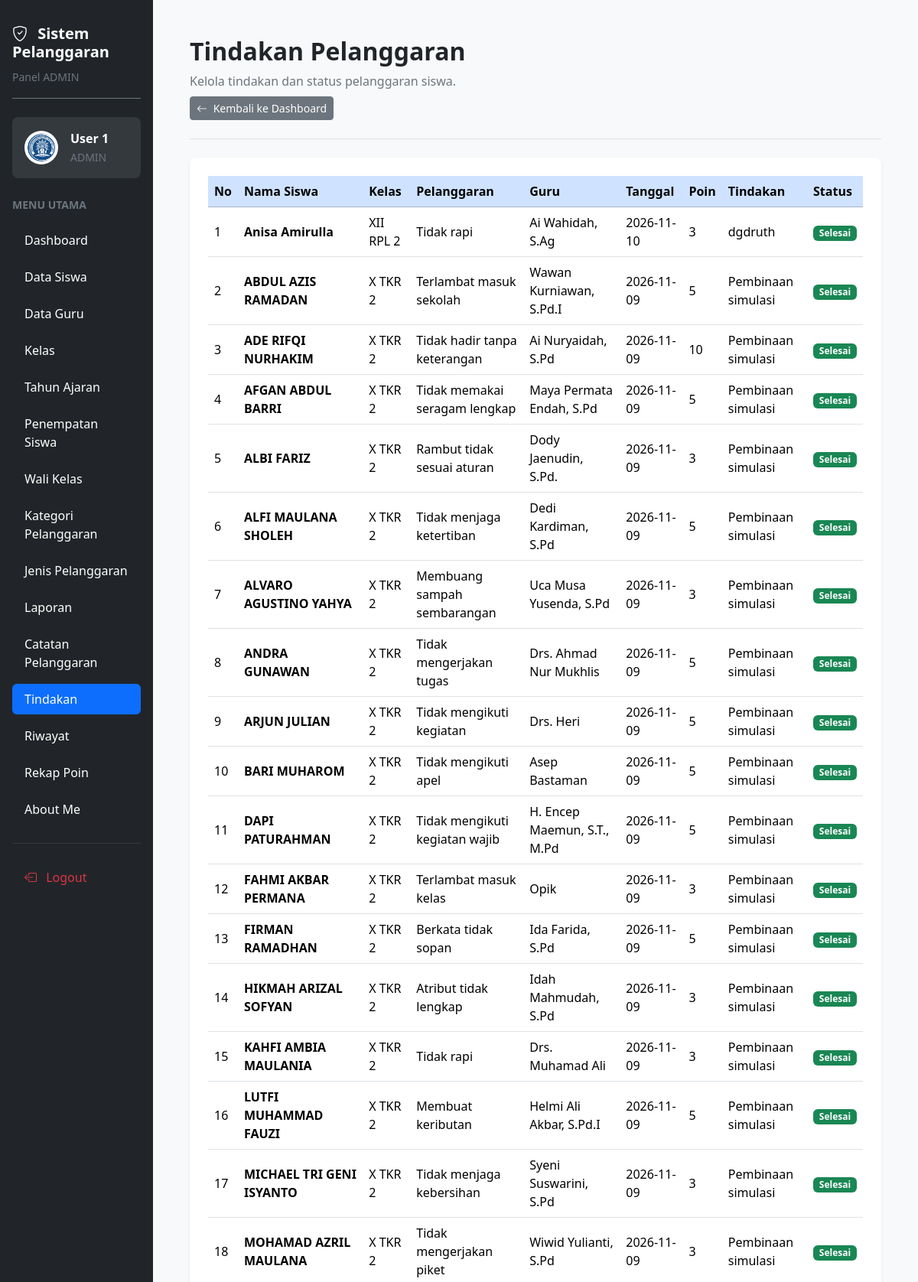
Page /tindakan.php (signed in, upper part) on the committed database.
### tables this page shows
CREATE TABLE `t_pelanggaran_siswa` (
  `id` int(11) NOT NULL,
  `tahun_ajaran_id` int(11) NOT NULL,
  `siswa_id` int(11) NOT NULL,
  `nama_siswa` varchar(150) NOT NULL,
  `kelas_id` int(11) NOT NULL,
  `nama_kelas` varchar(100) NOT NULL,
  `pelanggaran_id` int(11) NOT NULL,
  `nama_pelanggaran` varchar(150) NOT NULL,
  `pelanggaran_kategori_id` int(11) NOT NULL,
  `guru_id` int(11) NOT NULL,
  `nama_guru` varchar(150) NOT NULL,
  `tanggal` date NOT NULL,
  `keterangan` text NOT NULL,
  `poin` int(11) NOT NULL,
  `tindakan` text NOT NULL,
  `status` varchar(30) NOT NULL,
  `created_at` timestamp NOT NULL DEFAULT current_timestamp(),
  `updated_at` timestamp NOT NULL DEFAULT current_timestamp()
);

### tindakan.php (the view, shortened to what this page needs)
<?php
$role = strtolower(trim($_SESSION['role'] ?? ''));
require_once __DIR__ . "/config/koneksi.php";
$dataEdit = null;
$query = mysqli_query(
    $koneksi,
    "SELECT id, nama_siswa, nama_kelas,
            nama_pelanggaran, nama_guru,
            tanggal, poin, tindakan, status
     FROM t_pelanggaran_siswa
     ORDER BY tanggal DESC, id DESC"
);
$nama = htmlspecialchars(
    $_SESSION['name'] ?? 'Pengguna',
    ENT_QUOTES,
    'UTF-8'
);
?>
<!DOCTYPE html>
<html lang="id">
<head>
    <link href="https://cdn.jsdelivr.net/npm/bootstrap@5.3.3/dist/css/bootstrap.min.css" rel="stylesheet">
    <link href="https://cdn.jsdelivr.net/npm/bootstrap-icons@1.11.3/font/bootstrap-icons.min.css" rel="stylesheet">
    <link href="https://cdn.datatables.net/2.3.4/css/dataTables.bootstrap5.min.css" rel="stylesheet">
</head>
<body class="bg-light overflow-hidden">
<div class="container-fluid vh-100 overflow-hidden">
    <div class="row h-100 flex-nowrap">
        <aside class="col-12 col-md-3 col-lg-2 bg-dark vh-100 overflow-auto position-sticky top-0 p-3">
            <div class="text-white mb-4 pt-3 pb-3 border-bottom border-secondary">
                <h5 class="fw-bold mb-2">
                    <i class="bi bi-shield-check me-2"></i>
                    Sistem Pelanggaran
                </h5>
                <small class="text-secondary">Panel <?= strtoupper($role); ?></small>
            </div>
            <div class="bg-secondary bg-opacity-25 rounded-3 p-3 mb-4">
                <div class="d-flex align-items-center gap-3">
                    <img
                        src="logo.png"
                        alt="Logo Aplikasi"
                        width="44"
                        height="44"
                        class="rounded-circle bg-white p-1"
                    >
                    <div class="text-white text-break">
                        <div class="fw-semibold"><?= $nama; ?></div>
                        <small class="text-secondary"><?= strtoupper($role); ?></small>
                    </div>
                </div>
            </div>
            <div class="text-secondary small fw-semibold mb-3">
                MENU UTAMA
            </div>
            <ul class="nav nav-pills flex-column gap-2">
                <li class="nav-item">
                    <a href="dashboard.php" class="nav-link text-white rounded-2 py-2 px-3">
                        Dashboard
                    </a>
                </li>
                <?php if ($role === 'admin'): ?>
                    <li class="nav-item">
                        <a href="siswa.php" class="nav-link text-white rounded-2 py-2 px-3">Data Siswa</a>
                    </li>
                    <li class="nav-item">
                        <a href="guru.php" class="nav-link text-white rounded-2 py-2 px-3">Data Guru</a>
                    </li>
                    <li class="nav-item">
                        <a href="kelas.php" class="nav-link text-white rounded-2 py-2 px-3">Kelas</a>
                    </li>
                    <li class="nav-item">
                        <a href="tahun_ajaran.php" class="nav-link text-white rounded-2 py-2 px-3">Tahun Ajaran</a>
                    </li>
                    <li class="nav-item">
                        <a href="penempatan_siswa.php" class="nav-link text-white rounded-2 py-2 px-3">Penempatan Siswa</a>
                    </li>
                    <li class="nav-item">
                        <a href="wali_kelas.php" class="nav-link text-white rounded-2 py-2 px-3">Wali Kelas</a>
                    </li>
                    <li class="nav-item">
                        <a href="kategori_pelanggaran.php" class="nav-link text-white rounded-2 py-2 px-3">Kategori Pelanggaran</a>
                    </li>
                    <li class="nav-item">
                        <a href="jenis_pelanggaran.php" class="nav-link text-white rounded-2 py-2 px-3">Jenis Pelanggaran</a>
                    </li>
                    <li class="nav-item">
                        <a href="laporan.php" class="nav-link text-white rounded-2 py-2 px-3">Laporan</a>
                    </li>
                <?php endif; ?>
                <li class="nav-item">
                    <a href="catatan_pelanggaran.php" class="nav-link text-white rounded-2 py-2 px-3">
                        Catatan Pelanggaran
                    </a>
                </li>
                <li class="nav-item">
                    <a href="tindakan.php" class="nav-link active rounded-2 py-2 px-3" aria-current="page">
                        Tindakan
                    </a>
                </li>
                <li class="nav-item">
                    <a href="riwayat.php" class="nav-link text-white rounded-2 py-2 px-3">Riwayat</a>
                </li>
                <li class="nav-item">
                    <a href="rekap_poin.php" class="nav-link text-white rounded-2 py-2 px-3">Rekap Poin</a>
                </li>
                <li class="nav-item">
                    <a href="abautme.php" class="nav-link text-white rounded-2 py-2 px-3">About Me</a>
                </li>
            </ul>
            <hr class="border-secondary my-4">
            <a href="logout.php" class="nav-link text-danger rounded-2 py-2 px-3">
                <i class="bi bi-box-arrow-left me-2"></i>
                Logout
            </a>
        </aside>
        <main class="col-12 col-md-9 col-lg-10 vh-100 overflow-auto p-3 p-lg-5">
            <div class="d-flex flex-wrap justify-content-between align-items-center gap-3 mb-4 pb-4 border-bottom">
                <div>
                    <h2 class="fw-bold mb-2">
                        <?= $dataEdit !== null ? 'Beri Tindakan' : 'Tindakan Pelanggaran'; ?>
                    </h2>
                    <p class="text-secondary mb-2">
                        <?= $dataEdit !== null
                            ? 'Silakan isi atau perbarui tindakan dan status pelanggaran siswa.'
                            : 'Kelola tindakan dan status pelanggaran siswa.'; ?>
                    </p>
                    <?php if ($dataEdit === null): ?>
                        <a href="dashboard.php" class="btn btn-secondary btn-sm">
                            <i class="bi bi-arrow-left me-1"></i>
                            Kembali ke Dashboard
                        </a>
                    <?php endif; ?>
                </div>
            </div>
            <?php if ($dataEdit === null): ?>
                <div class="card border-0 shadow-sm rounded-3">
                    <div class="card-body p-3 p-lg-4">
                        <div class="table-responsive">
                            <table id="tabelTindakan" class="table table-hover align-middle">
                                <thead>
                                    <tr class="table-primary">
                                        <th>No</th>
                                        <th>Nama Siswa</th>
                                        <th>Kelas</th>
                                        <th>Pelanggaran</th>
                                        <th>Guru</th>
                                        <th>Tanggal</th>
                                        <th>Poin</th>
                                        <th>Tindakan</th>
                                        <th>Status</th>
                                    </tr>
                                </thead>
                                <tbody>
                                    <?php
                                    $no = 1;
                                    while ($row = mysqli_fetch_assoc($query)):
                                    ?>
                                        <tr>
                                            <td><?= $no++; ?></td>
                                            <td>
                                                <strong>
                                                    <?= htmlspecialchars($row['nama_siswa'] ?? '', ENT_QUOTES, 'UTF-8'); ?>
                                                </strong>
                                            </td>
                                            <td>
                                                <?= htmlspecialchars($row['nama_kelas'] ?? '', ENT_QUOTES, 'UTF-8'); ?>
                                            </td>
                                            <td>
                                                <?= htmlspecialchars($row['nama_pelanggaran'] ?? '', ENT_QUOTES, 'UTF-8'); ?>
                                            </td>
                                            <td>
                                                <?= htmlspecialchars($row['nama_guru'] ?? '', ENT_QUOTES, 'UTF-8'); ?>
                                            </td>
                                            <td>
                                                <?= htmlspecialchars($row['tanggal'] ?? '', ENT_QUOTES, 'UTF-8'); ?>
                                            </td>
                                            <td>
                                                <?= (int) ($row['poin'] ?? 0); ?>
                                            </td>
                                            <td>
                                                <?= htmlspecialchars($row['tindakan'] ?? '', ENT_QUOTES, 'UTF-8'); ?>
                                            </td>
                                            <td>
                                                <?php if (($row['status'] ?? '') === 'Selesai'): ?>
                                                    <span class="badge bg-success">Selesai</span>
                                                <?php elseif (($row['status'] ?? '') === 'Diproses'): ?>
                                                    <span class="badge bg-warning text-dark">Diproses</span>
                                                <?php else: ?>
                                                    <span class="badge bg-secondary">
                                                        <?= htmlspecialchars($row['status'] ?? 'Belum Diproses', ENT_QUOTES, 'UTF-8'); ?>
                                                    </span>
                                                <?php endif; ?>
                                            </td>
                                        </tr>
                                    <?php endwhile; ?>
                                </tbody>
                            </table>
                        </div>
                    </div>
                </div>
            <?php endif; ?>
        </main>
    </div>
</div>
</body>
</html>

### rows in the picture
t_pelanggaran_siswa: nama_siswa "Anisa Amirulla", nama_kelas "XII RPL 2", nama_pelanggaran "Tidak rapi", nama_guru "Ai Wahidah, S.Ag", tanggal "2026-11-10", poin "3", tindakan "dgdruth", status "Selesai"
t_pelanggaran_siswa: nama_siswa "ABDUL AZIS RAMADAN", nama_kelas "X TKR 2", nama_pelanggaran "Terlambat masuk sekolah", nama_guru "Wawan Kurniawan, S.Pd.I", tanggal "2026-11-09", poin "5", tindakan "Pembinaan simulasi", status "Selesai"
t_pelanggaran_siswa: nama_siswa "ADE RIFQI NURHAKIM", nama_kelas "X TKR 2", nama_pelanggaran "Tidak hadir tanpa keterangan", nama_guru "Ai Nuryaidah, S.Pd", tanggal "2026-11-09", poin "10", tindakan "Pembinaan simulasi", status "Selesai"
t_pelanggaran_siswa: nama_siswa "AFGAN ABDUL BARRI", nama_kelas "X TKR 2", nama_pelanggaran "Tidak memakai seragam lengkap", nama_guru "Maya Permata Endah, S.Pd", tanggal "2026-11-09", poin "5", tindakan "Pembinaan simulasi", status "Selesai"
t_pelanggaran_siswa: nama_siswa "ALBI FARIZ", nama_kelas "X TKR 2", nama_pelanggaran "Rambut tidak sesuai aturan", nama_guru "Dody Jaenudin, S.Pd.", tanggal "2026-11-09", poin "3", tindakan "Pembinaan simulasi", status "Selesai"
t_pelanggaran_siswa: nama_siswa "ALFI MAULANA SHOLEH", nama_kelas "X TKR 2", nama_pelanggaran "Tidak menjaga ketertiban", nama_guru "Dedi Kardiman, S.Pd", tanggal "2026-11-09", poin "5", tindakan "Pembinaan simulasi", status "Selesai"
t_pelanggaran_siswa: nama_siswa "ALVARO AGUSTINO YAHYA", nama_kelas "X TKR 2", nama_pelanggaran "Membuang sampah sembarangan", nama_guru "Uca Musa Yusenda, S.Pd", tanggal "2026-11-09", poin "3", tindakan "Pembinaan simulasi", status "Selesai"
t_pelanggaran_siswa: nama_siswa "ANDRA GUNAWAN", nama_kelas "X TKR 2", nama_pelanggaran "Tidak mengerjakan tugas", nama_guru "Drs. Ahmad Nur Mukhlis", tanggal "2026-11-09", poin "5", tindakan "Pembinaan simulasi", status "Selesai"
t_pelanggaran_siswa: nama_siswa "ARJUN JULIAN", nama_kelas "X TKR 2", nama_pelanggaran "Tidak mengikuti kegiatan", nama_guru "Drs. Heri", tanggal "2026-11-09", poin "5", tindakan "Pembinaan simulasi", status "Selesai"
t_pelanggaran_siswa: nama_siswa "BARI MUHAROM", nama_kelas "X TKR 2", nama_pelanggaran "Tidak mengikuti apel", nama_guru "Asep Bastaman", tanggal "2026-11-09", poin "5", tindakan "Pembinaan simulasi", status "Selesai"
t_pelanggaran_siswa: nama_siswa "DAPI PATURAHMAN", nama_kelas "X TKR 2", nama_pelanggaran "Tidak mengikuti kegiatan wajib", nama_guru "H. Encep Maemun, S.T., M.Pd", tanggal "2026-11-09", poin "5", tindakan "Pembinaan simulasi", status "Selesai"
t_pelanggaran_siswa: nama_siswa "FAHMI AKBAR PERMANA", nama_kelas "X TKR 2", nama_pelanggaran "Terlambat masuk kelas", nama_guru "Opik", tanggal "2026-11-09", poin "3", tindakan "Pembinaan simulasi", status "Selesai"
t_pelanggaran_siswa: nama_siswa "FIRMAN RAMADHAN", nama_kelas "X TKR 2", nama_pelanggaran "Berkata tidak sopan", nama_guru "Ida Farida, S.Pd", tanggal "2026-11-09", poin "5", tindakan "Pembinaan simulasi", status "Selesai"
t_pelanggaran_siswa: nama_siswa "HIKMAH ARIZAL SOFYAN", nama_kelas "X TKR 2", nama_pelanggaran "Atribut tidak lengkap", nama_guru "Idah Mahmudah, S.Pd", tanggal "2026-11-09", poin "3", tindakan "Pembinaan simulasi", status "Selesai"
t_pelanggaran_siswa: nama_siswa "KAHFI AMBIA MAULANIA", nama_kelas "X TKR 2", nama_pelanggaran "Tidak rapi", nama_guru "Drs. Muhamad Ali", tanggal "2026-11-09", poin "3", tindakan "Pembinaan simulasi", status "Selesai"
t_pelanggaran_siswa: nama_siswa "LUTFI MUHAMMAD FAUZI", nama_kelas "X TKR 2", nama_pelanggaran "Membuat keributan", nama_guru "Helmi Ali Akbar, S.Pd.I", tanggal "2026-11-09", poin "5", tindakan "Pembinaan simulasi", status "Selesai"
t_pelanggaran_siswa: nama_siswa "MICHAEL TRI GENI ISYANTO", nama_kelas "X TKR 2", nama_pelanggaran "Tidak menjaga kebersihan", nama_guru "Syeni Suswarini, S.Pd", tanggal "2026-11-09", poin "3", tindakan "Pembinaan simulasi", status "Selesai"
t_pelanggaran_siswa: nama_siswa "MOHAMAD AZRIL MAULANA", nama_kelas "X TKR 2", nama_pelanggaran "Tidak mengerjakan piket", nama_guru "Wiwid Yulianti, S.Pd", tanggal "2026-11-09", poin "3", tindakan "Pembinaan simulasi", status "Selesai"

### other values in the picture
$role "ADMIN"
$nama "User 1"
